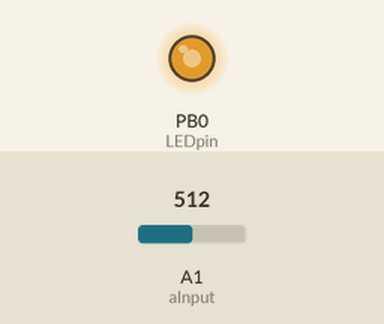
Bench run of a sketch on a simulated ATtiny85, built with avr-gcc and run on an emulated ATtiny85. Shown: output pins drawn as LEDs (lit = HIGH). The inputs (shaded band) are chosen by the test bench; at power-on: A1 (aInput) = 512.

Above: at 1.2 s.
1.3 s: A1 (aInput) set to 716
At 2.3 s:
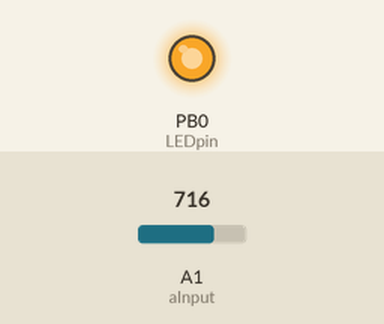
2.8 s: A1 (aInput) set to 754
At 3.4 s:
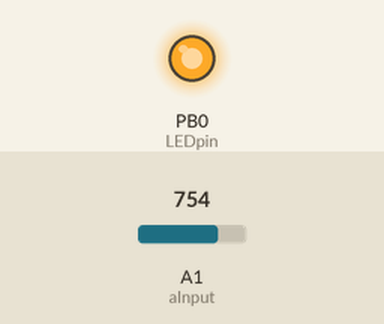
4.3 s: A1 (aInput) set to 773
At 5.5 s:
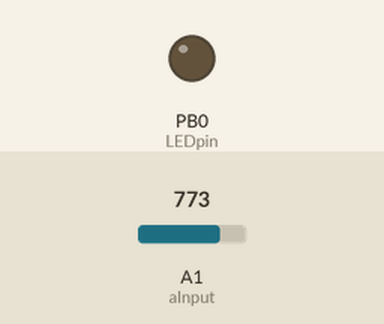
5.8 s: A1 (aInput) set to 900
At 6.9 s:
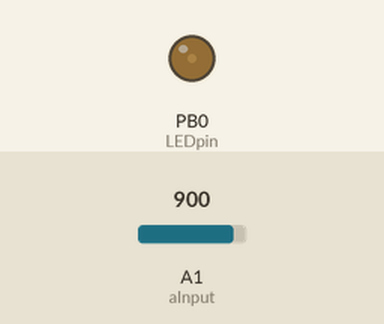
7.3 s: A1 (aInput) set to 122
At 8.0 s:
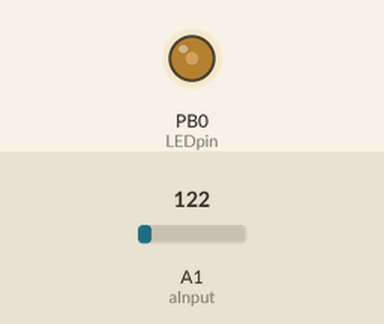
8.8 s: A1 (aInput) set to 511
At 9.2 s:
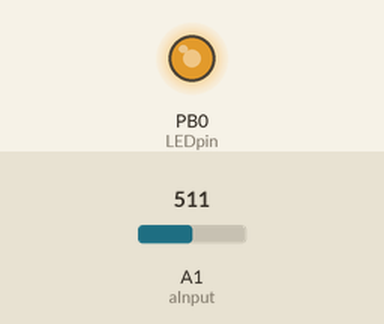
Timing chart, 0 to 11.3 s (numbered marks = the images above; inputs shaded):
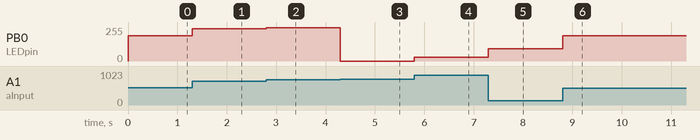

Measured:
- the behaviour switches between 772 and 773 on A1 (aInput) (found by bisection; images 2 and 3)
- after the input at 1.3 s, PB0 (LEDpin): 190/255 → 241/255 at once
- after the input at 2.8 s, PB0 (LEDpin): 241/255 → 251/255 at once
- after the input at 4.3 s, PB0 (LEDpin): 251/255 → 0/255 at once
- after the input at 5.8 s, PB0 (LEDpin): 0/255 → 30/255 at once
- after the input at 7.3 s, PB0 (LEDpin): 30/255 → 93/255 at once
- after the input at 8.8 s, PB0 (LEDpin): 93/255 → 190/255 at once

The sketch:

FlexSensorCode-TEst1.ino
```cpp
/*Example code for miniturization workshop
This code reads a value from a flex sensor and
uses this to control the intensity of an LED

Tiny Migrates the code to an ATTiny 85

4/11/2017
Dan Godrick
*/

//Define your pins for output
int aInput = A1; //Pin
int LEDpin = 0;  //Make sure to choose a pin that can PWM!

//Initialize math variables
int reading = 0;
int intensity = 0;

void setup() {
  //Serial.begin(9600);//No Serial on Tiny
  pinMode(aInput,INPUT);
  pinMode (LEDpin,OUTPUT);
}

void loop() {
  //Get readings fron the flex sensor
  reading = analogRead(aInput);
  reading = reading - 777; //Subtract offset

  //Based off of my circuit, the readings start near 255 and get lower with more flex
  //Therefore I used the constrain command to set the instensity of my LED
  //I also used 1/2 of the

  intensity = map(reading, 0,1023,0,255);

  //Serial.print("LED PWM = "); //No Serial on Tiny
  //Serial.println(reading);    //No Serial on Tiny
  analogWrite(LEDpin,intensity);
  //delay(100);


}
```
